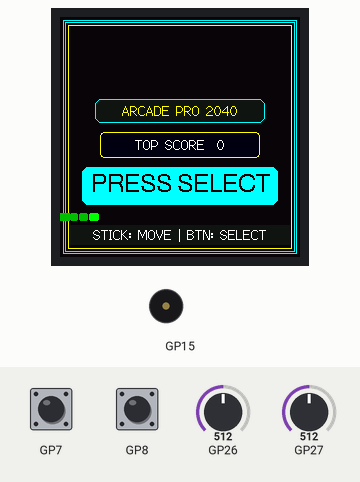
This program was run on a simulated Raspberry Pi Pico. Parts: 240×240 colour display, buzzer (waves = sounding). Inputs (shaded band) come from the test bench; at power-on: GP7 HIGH, GP8 HIGH, GP27 = 512, GP26 = 512 (analog values on the 0–1023 scale). Random numbers use the default seed unless the program sets one.

Above: at 1.4 s.
1.5 s: GP7 pulled LOW for 0.15 s
At 2.16 s:
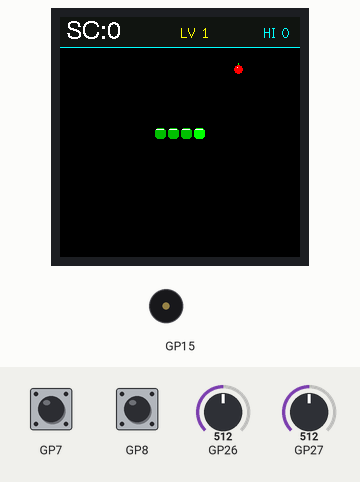
2.2 s: GP8 pulled LOW for 0.15 s
At 2.91 s:
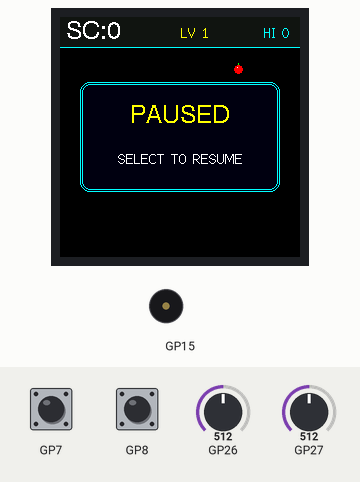
4.6 s: GP7 pulled LOW for 1 s
At 6.13 s:
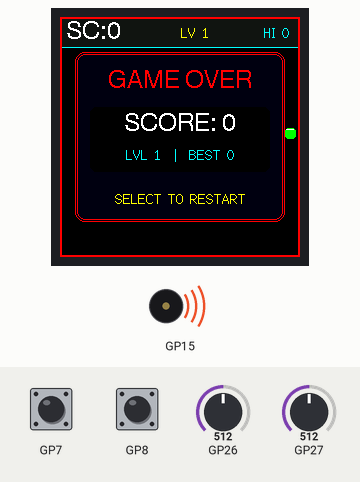
6.2 s: GP8 pulled LOW for 1 s
At 6.35 s:
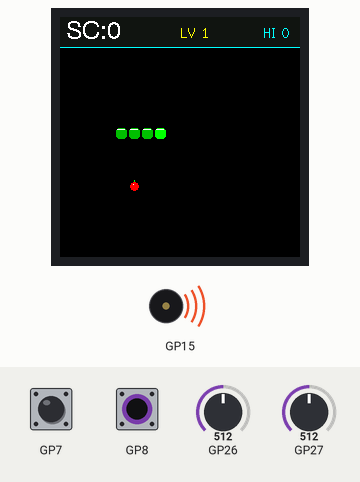
7.8 s: GP27 set to 306
At 10.0 s:
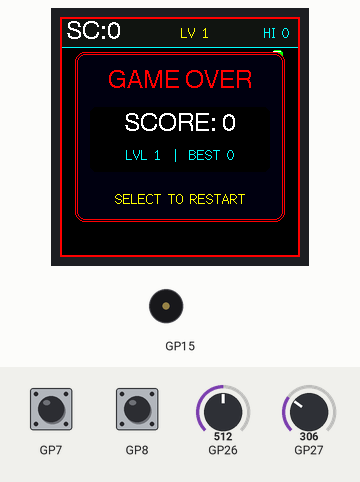
Timing chart, 0 to 11.5 s (numbered marks = the images above; inputs shaded):
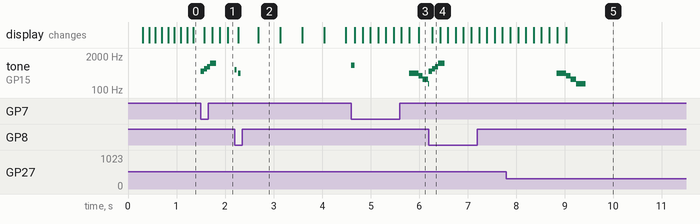

Measured:
- after the input at 1.5 s, tone on GP15: plays 523 Hz for 0.07 s, 659 Hz for 0.06 s, 784 Hz for 0.06 s, 1046 Hz for 0.13 s, starting at once
- after the input at 4.6 s, tone on GP15: plays 880 Hz for 0.07 s, 440 Hz for 0.19 s, 349 Hz for 0.09 s, 261 Hz for 0.11 s, 174 Hz for 0.01 s, starting at once
- after the input at 6.2 s, the display: changes after 0.07 s (image 4)
- what the display in image 2 shows lasts 0.4 s, from 2.7 s to 3.1 s

The program:

main.cpp
```cpp
#include <Arduino.h>
#include <TFT_eSPI.h>
#include "drivers/JoystickController.h"
#include "drivers/BuzzerController.h"
#include "app/SnakeGame.h"

// =============================================================================
// Composition Root (Dependency Injection)
// =============================================================================

static TFT_eSPI tft;
static JoystickController joystickController;
static BuzzerController buzzerController;
static SnakeGame game(tft, joystickController, buzzerController);

void setup() {
    Serial.begin(115200);
    game.init();
}

void loop() {
    game.tick();
}
```

Application.h
```cpp
#pragma once

#include "interfaces/IDisplay.h"
#include "interfaces/ICommunicationChannel.h"

/**
 * @brief Core Application Business Logic
 * Follows SRP, DIP, and Clean Architecture.
 * Has NO knowledge of TFT_eSPI or specific hardware pinout.
 */
class Application {
public:
    Application(IDisplay& display, ICommunicationChannel& commChannel);

    void initialize();
    void tick();

private:
    void handleIncomingMessages();
    void handlePeriodicTasks();

    IDisplay& _display;
    ICommunicationChannel& _comm;

    uint32_t _uptimeSec;
    uint32_t _messageCount;
    unsigned long _lastHeartbeatMs;
    String _activeMessage;
};
```

IBuzzer.h
```cpp
#pragma once
#include <stdint.h>

enum class SoundEffect {
    NONE,
    START_GAME,
    FOOD_EATEN,
    LEVEL_UP,
    GAME_OVER,
    BUTTON_CLICK,
    PAUSE
};

class IBuzzer {
public:
    virtual ~IBuzzer() = default;
    virtual void init() = 0;
    virtual void play(SoundEffect effect) = 0;
    virtual void tick() = 0;
    virtual void stop() = 0;
    virtual void mute(bool muted) = 0;
};
```

ICommunicationChannel.h
```cpp
#pragma once

#include <Arduino.h>

/**
 * @brief Abstract interface for communication channels (Serial, BLE, WiFi, CAN, etc.)
 */
class ICommunicationChannel {
public:
    virtual ~ICommunicationChannel() = default;

    virtual bool init() = 0;
    virtual bool hasMessage() = 0;
    virtual String readMessage() = 0;
    virtual void sendResponse(const String& response) = 0;
};
```

IDisplay.h
```cpp
#pragma once

#include <Arduino.h>

/**
 * @brief Abstract interface for display devices (Dependency Inversion Principle)
 * Business logic communicates with displays purely through this contract.
 */
class IDisplay {
public:
    virtual ~IDisplay() = default;

    virtual bool init() = 0;
    virtual void clear() = 0;
    virtual void setHeader(const String& title) = 0;
    virtual void showMessage(const String& label, const String& message) = 0;
    virtual void updateStatus(uint32_t uptimeSec, uint32_t messageCount) = 0;
};
```

IInputController.h
```cpp
#pragma once

enum class ButtonAction {
    NONE,
    UP,
    DOWN,
    LEFT,
    RIGHT,
    SELECT
};

class IInputController {
public:
    virtual ~IInputController() = default;
    virtual void init() = 0;
    virtual ButtonAction getAction() = 0;
};
```

Application.cpp
```cpp
#include "app/Application.h"
#include "config/AppConfig.h"

Application::Application(IDisplay& display, ICommunicationChannel& commChannel)
    : _display(display),
      _comm(commChannel),
      _uptimeSec(0),
      _messageCount(0),
      _lastHeartbeatMs(0),
      _activeMessage("Ready") {}

void Application::initialize() {
    _comm.init();
    _display.init();

    _display.setHeader("RP2040 Core");
    _display.showMessage("System Status", _activeMessage);
    _display.updateStatus(_uptimeSec, _messageCount);

    _comm.sendResponse("[APP]: System initialized successfully.");
}

void Application::tick() {
    handleIncomingMessages();
    handlePeriodicTasks();
}

void Application::handleIncomingMessages() {
    if (!_comm.hasMessage()) {
        return;
    }

    String incoming = _comm.readMessage();
    if (incoming.length() == 0) {
        return;
    }

    _activeMessage = incoming;
    _messageCount++;

    // Update presentation layer via abstraction
    _display.showMessage("Last Message", _activeMessage);
    _display.updateStatus(_uptimeSec, _messageCount);

    // Reply confirmation
    _comm.sendResponse("[ACK] Received (" + String(_messageCount) + "): " + _activeMessage);
}

void Application::handlePeriodicTasks() {
    unsigned long now = millis();
    if (now - _lastHeartbeatMs >= Config::Timing::HEARTBEAT_INTERVAL_MS) {
        _lastHeartbeatMs = now;
        _uptimeSec++;
        _display.updateStatus(_uptimeSec, _messageCount);
    }
}
```

AppConfig.h
```cpp
#pragma once
#include <Arduino.h>
#include <TFT_eSPI.h>

namespace Config {

    namespace Pins {
        // --- Joystick Pins ---
        constexpr uint8_t JOYSTICK_VRX = 26; // Analog X-axis (GP26 / ADC0)
        constexpr uint8_t JOYSTICK_VRY = 27; // Analog Y-axis (GP27 / ADC1)
        constexpr uint8_t JOYSTICK_SW  = 8;  // Optional push switch (GP8, active LOW)

        // --- Push Buttons ---
        constexpr uint8_t BTN_SELECT   = 7;  // Primary Select button (GP7, active LOW)

        // --- Buzzer Pin ---
        constexpr uint8_t BUZZER       = 15; // Audio buzzer positive (+) pin (GP15)

        // --- Legacy 4-Button D-pad (preserved for reference/backwards-compatibility) ---
        constexpr uint8_t BTN_UP       = 7;
        constexpr uint8_t BTN_DOWN     = 8;
        constexpr uint8_t BTN_LEFT     = 9;
        constexpr uint8_t BTN_RIGHT    = 10;
    }

    namespace Joystick {
        constexpr int16_t DEADZONE    = 180;   // Deadband threshold around resting center (0-512)
        constexpr bool    INVERT_X    = false; // Set to true if Left / Right directions are flipped
        constexpr bool    INVERT_Y    = false; // Set to true if Up / Down directions are flipped
        constexpr bool    SWAP_AXES   = false; // Set to true if joystick is mounted rotated 90 degrees
        constexpr bool    ENABLE_SW   = true;  // Treat joystick thumb click (SW) as secondary SELECT
    }

    namespace BuzzerConfig {
        constexpr bool    ENABLED     = true;  // Master audio toggle
    }

    namespace SerialComm {
        constexpr uint32_t BAUD_RATE = 115200;
        constexpr uint32_t BOOT_DELAY_MS = 1000;
    }

    namespace Timing {
        constexpr uint32_t HEARTBEAT_INTERVAL_MS = 1000;
    }

    namespace Display {
        constexpr uint16_t WIDTH  = 240;
        constexpr uint16_t HEIGHT = 240;
        constexpr uint8_t  ROTATION = 0;

        constexpr uint32_t COLOR_BG       = TFT_BLACK;
        constexpr uint32_t COLOR_HEADER   = TFT_NAVY;
        constexpr uint32_t COLOR_TITLE    = TFT_WHITE;
        constexpr uint32_t COLOR_LABEL    = TFT_YELLOW;
        constexpr uint32_t COLOR_CARD_BORDER = TFT_CYAN;
        constexpr uint32_t COLOR_CARD_BG  = TFT_BLACK;
        constexpr uint32_t COLOR_PAYLOAD  = TFT_GREEN;
        constexpr uint32_t COLOR_FOOTER_BG = TFT_DARKGREY;
        constexpr uint32_t COLOR_STATUS   = TFT_WHITE;

        constexpr int16_t HEADER_HEIGHT = 48;
        constexpr int16_t FOOTER_HEIGHT = 44;
        constexpr int16_t CARD_MARGIN_X = 10;
        constexpr int16_t CARD_MARGIN_Y = 56;
        constexpr int16_t CARD_WIDTH    = WIDTH - (CARD_MARGIN_X * 2);
        constexpr int16_t CARD_HEIGHT   = HEIGHT - HEADER_HEIGHT - FOOTER_HEIGHT - 16;
        constexpr int16_t CARD_RADIUS   = 8;

        constexpr size_t MAX_DISPLAY_CHARS = 16;
    }

    namespace Game {
        constexpr uint16_t SCREEN_W   = 240;
        constexpr uint16_t SCREEN_H   = 240;
        constexpr uint16_t HEADER_H   = 32; // Generous height for crisp typography

        constexpr uint8_t  CELL_SIZE  = 13; // 13x13 grid cells
        constexpr uint8_t  GRID_W     = 18; // 18 columns = 234px (centered with 3px margins)
        constexpr uint8_t  GRID_H     = 16; // 16 rows = 208px
        constexpr uint16_t OFFSET_X   = (SCREEN_W - (GRID_W * CELL_SIZE)) / 2;
        constexpr uint16_t OFFSET_Y   = HEADER_H;
        constexpr uint16_t MAX_LENGTH = GRID_W * GRID_H;

        constexpr uint32_t INITIAL_SPEED_MS = 160;
        constexpr uint32_t MIN_SPEED_MS     = 60;
        constexpr uint32_t SPEED_STEP_MS    = 15;
        constexpr uint8_t  FOOD_PER_LEVEL   = 5;
    }

    namespace Colors {
        // High-contrast arcade CRT / Cyberpunk palette
        constexpr uint32_t BG          = 0x0821; // Midnight Obsidian
        constexpr uint32_t GRID_BG     = 0x0000; // Pitch Black
        constexpr uint32_t HEADER_BG   = 0x10A2; // Deep Steel Blue
        constexpr uint32_t HEADER_LINE = 0x07FF; // Cyan Neon Divider
        constexpr uint32_t TEXT_WHITE  = 0xFFFF; // Pure White
        constexpr uint32_t ACCENT_CYAN = 0x07FF; // Electric Cyan
        constexpr uint32_t GOLD_YELLOW = 0xFFE0; // Arcade Gold
        constexpr uint32_t SNAKE_HEAD  = 0x07E0; // Neon Green
        constexpr uint32_t SNAKE_BODY  = 0x05E0; // Vivid Emerald
        constexpr uint32_t SNAKE_EYE   = 0x0000; // Black pupil
        constexpr uint32_t FOOD_APPLE  = 0xF800; // Candy Red
        constexpr uint32_t FOOD_STEM   = 0x07E0; // Leaf Green
        constexpr uint32_t MODAL_BG    = 0x0002; // Dark Navy Glass
        constexpr uint32_t MODAL_EDGE  = 0x07FF; // Neon Cyan Border
        constexpr uint32_t DANGER_EDGE = 0xF800; // Neon Red
    }
}
```

BuzzerController.h
```cpp
#pragma once
#include <Arduino.h>
#include "interfaces/IBuzzer.h"
#include "config/AppConfig.h"

struct ToneNote {
    uint16_t frequency; // Frequency in Hz (0 denotes rest / silence)
    uint16_t durationMs; // Duration in milliseconds
};

namespace Melodies {
    // 8-bit retro arcade fanfare on game start (C5 -> E5 -> G5 -> C6)
    static const ToneNote START[] = {
        { 523, 60 },
        { 659, 60 },
        { 784, 60 },
        { 1046, 130 }
    };

    // Snappy two-tone bite / chirp on food consumption
    static const ToneNote FOOD[] = {
        { 1046, 35 },
        { 1318, 45 }
    };

    // Triumphant ascending arpeggio on level completion
    static const ToneNote LEVEL_UP[] = {
        { 659, 70 },
        { 784, 70 },
        { 988, 70 },
        { 1318, 160 }
    };

    // Dramatic descending sequence on collision / defeat
    static const ToneNote GAME_OVER[] = {
        { 440, 90 },
        { 349, 90 },
        { 261, 110 },
        { 174, 200 }
    };

    // Crisp pause chime
    static const ToneNote PAUSE[] = {
        { 587, 40 },
        { 0,   30 },
        { 440, 50 }
    };

    // Short UI confirmation click
    static const ToneNote CLICK[] = {
        { 880, 25 }
    };
}

class BuzzerController : public IBuzzer {
public:
    explicit BuzzerController(uint8_t pin = Config::Pins::BUZZER)
        : _pin(pin),
          _muted(false),
          _isPlaying(false),
          _currentMelody(nullptr),
          _melodyLength(0),
          _currentNoteIndex(0),
          _noteStartTime(0),
          _currentNoteDuration(0) {}

    void init() override {
        pinMode(_pin, OUTPUT);
        digitalWrite(_pin, LOW);
        noTone(_pin);
    }

    void mute(bool muted) override {
        _muted = muted;
        if (_muted && _isPlaying) {
            stop();
        }
    }

    void play(SoundEffect effect) override {
        if (!Config::BuzzerConfig::ENABLED || _muted) return;

        switch (effect) {
            case SoundEffect::START_GAME:
                startMelody(Melodies::START, sizeof(Melodies::START) / sizeof(Melodies::START[0]));
                break;
            case SoundEffect::FOOD_EATEN:
                startMelody(Melodies::FOOD, sizeof(Melodies::FOOD) / sizeof(Melodies::FOOD[0]));
                break;
            case SoundEffect::LEVEL_UP:
                startMelody(Melodies::LEVEL_UP, sizeof(Melodies::LEVEL_UP) / sizeof(Melodies::LEVEL_UP[0]));
                break;
            case SoundEffect::GAME_OVER:
                startMelody(Melodies::GAME_OVER, sizeof(Melodies::GAME_OVER) / sizeof(Melodies::GAME_OVER[0]));
                break;
            case SoundEffect::PAUSE:
                startMelody(Melodies::PAUSE, sizeof(Melodies::PAUSE) / sizeof(Melodies::PAUSE[0]));
                break;
            case SoundEffect::BUTTON_CLICK:
                startMelody(Melodies::CLICK, sizeof(Melodies::CLICK) / sizeof(Melodies::CLICK[0]));
                break;
            case SoundEffect::NONE:
            default:
                stop();
                break;
        }
    }

    void tick() override {
        if (!_isPlaying || _currentMelody == nullptr) return;

        unsigned long now = millis();
        if (now - _noteStartTime >= _currentNoteDuration) {
            _currentNoteIndex++;
            if (_currentNoteIndex < _melodyLength) {
                playCurrentNote();
            } else {
                stop();
            }
        }
    }

    void stop() override {
        _isPlaying = false;
        _currentMelody = nullptr;
        _melodyLength = 0;
        noTone(_pin);
        digitalWrite(_pin, LOW);
    }

private:
    void startMelody(const ToneNote* melody, uint8_t length) {
        _currentMelody = melody;
        _melodyLength = length;
        _currentNoteIndex = 0;
        _isPlaying = true;
        playCurrentNote();
    }

    void playCurrentNote() {
        if (_currentMelody == nullptr || _currentNoteIndex >= _melodyLength) {
            stop();
            return;
        }

        const ToneNote& note = _currentMelody[_currentNoteIndex];
        _currentNoteDuration = note.durationMs;
        _noteStartTime = millis();

        if (note.frequency > 0 && !_muted) {
            tone(_pin, note.frequency);
        } else {
            noTone(_pin);
            digitalWrite(_pin, LOW);
        }
    }

    uint8_t _pin;
    bool _muted;
    bool _isPlaying;
    const ToneNote* _currentMelody;
    uint8_t _melodyLength;
    uint8_t _currentNoteIndex;
    unsigned long _noteStartTime;
    uint16_t _currentNoteDuration;
};
```

JoystickController.h
```cpp
#pragma once
#include <Arduino.h>
#include "interfaces/IInputController.h"
#include "config/AppConfig.h"

class JoystickController : public IInputController {
public:
    JoystickController()
        : _centerX(512),
          _centerY(512),
          _lastSelectState(false),
          _lastSelectTime(0) {}

    void init() override {
        analogReadResolution(10); // Standard 10-bit range (0 - 1023)
        pinMode(Config::Pins::JOYSTICK_VRX, INPUT);
        pinMode(Config::Pins::JOYSTICK_VRY, INPUT);
        pinMode(Config::Pins::JOYSTICK_SW, INPUT_PULLUP);
        pinMode(Config::Pins::BTN_SELECT, INPUT_PULLUP);

        // Calibrate resting center position by averaging multiple samples
        long sumX = 0;
        long sumY = 0;
        constexpr int CALIB_SAMPLES = 8;
        for (int i = 0; i < CALIB_SAMPLES; ++i) {
            sumX += analogRead(Config::Pins::JOYSTICK_VRX);
            sumY += analogRead(Config::Pins::JOYSTICK_VRY);
            delay(5);
        }
        _centerX = static_cast<int16_t>(sumX / CALIB_SAMPLES);
        _centerY = static_cast<int16_t>(sumY / CALIB_SAMPLES);

        // Fallback protection in case stick was pushed off-center during boot
        if (_centerX < 200 || _centerX > 824) _centerX = 512;
        if (_centerY < 200 || _centerY > 824) _centerY = 512;
    }

    ButtonAction getAction() override {
        // --- 1. Select Button (GP7) & Optional Joystick Switch (GP8) ---
        bool selPressed = (digitalRead(Config::Pins::BTN_SELECT) == LOW);
        bool swPressed  = (Config::Joystick::ENABLE_SW && digitalRead(Config::Pins::JOYSTICK_SW) == LOW);
        bool anySelect  = selPressed || swPressed;

        unsigned long now = millis();
        // Hardware debounce & clean edge detection for single trigger
        if (anySelect && !_lastSelectState && (now - _lastSelectTime > 150)) {
            _lastSelectState = true;
            _lastSelectTime = now;
            return ButtonAction::SELECT;
        } else if (!anySelect && (now - _lastSelectTime > 50)) {
            _lastSelectState = false;
        }

        // --- 2. Analog Joystick Reading (GP26 / GP27) ---
        int16_t rawX = analogRead(Config::Pins::JOYSTICK_VRX);
        int16_t rawY = analogRead(Config::Pins::JOYSTICK_VRY);

        int16_t dx = rawX - _centerX;
        int16_t dy = rawY - _centerY;

        if (Config::Joystick::INVERT_X) dx = -dx;
        if (Config::Joystick::INVERT_Y) dy = -dy;

        if (Config::Joystick::SWAP_AXES) {
            int16_t temp = dx;
            dx = dy;
            dy = temp;
        }

        int16_t absX = abs(dx);
        int16_t absY = abs(dy);

        // Dominant axis detection with deadzone filter
        if (absX >= Config::Joystick::DEADZONE || absY >= Config::Joystick::DEADZONE) {
            if (absX >= absY) {
                return (dx > 0) ? ButtonAction::RIGHT : ButtonAction::LEFT;
            } else {
                // Negative displacement represents forward/up push on standard joysticks
                return (dy < 0) ? ButtonAction::UP : ButtonAction::DOWN;
            }
        }

        return ButtonAction::NONE;
    }

    int16_t getCenterX() const { return _centerX; }
    int16_t getCenterY() const { return _centerY; }

private:
    int16_t _centerX;
    int16_t _centerY;
    bool _lastSelectState;
    unsigned long _lastSelectTime;
};
```

ST7789Display.h
```cpp
#pragma once

#include "interfaces/IDisplay.h"
#include "config/AppConfig.h"
#include <TFT_eSPI.h>

/**
 * @brief Concrete ST7789 display implementation using TFT_eSPI
 */
class ST7789Display : public IDisplay {
public:
    ST7789Display();

    bool init() override;
    void clear() override;
    void setHeader(const String& title) override;
    void showMessage(const String& label, const String& message) override;
    void updateStatus(uint32_t uptimeSec, uint32_t messageCount) override;

private:
    TFT_eSPI _tft;
    String truncateText(const String& text, size_t maxLen) const;
};
```

SerialChannel.h
```cpp
#pragma once

#include "interfaces/ICommunicationChannel.h"
#include "config/AppConfig.h"

/**
 * @brief Concrete Hardware Serial communication channel
 */
class SerialChannel : public ICommunicationChannel {
public:
    SerialChannel();

    bool init() override;
    bool hasMessage() override;
    String readMessage() override;
    void sendResponse(const String& response) override;
};
```

Source omitted: SnakeGame.h (17711 bytes), ST7789Display.cpp (2151 bytes), SerialChannel.cpp (852 bytes)
